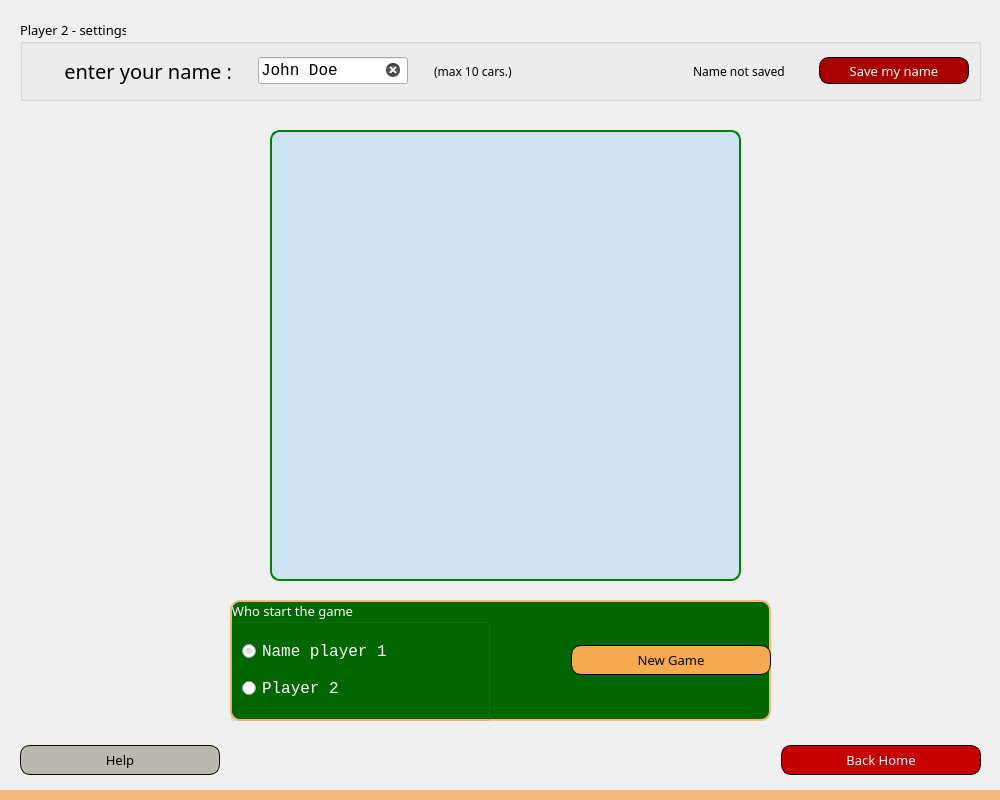
<?xml version="1.0" encoding="UTF-8"?>
<ui version="4.0">
 <class>TicTacToeGame</class>
 <widget class="QDialog" name="TicTacToeGame">
  <property name="geometry">
   <rect>
    <x>0</x>
    <y>0</y>
    <width>1000</width>
    <height>800</height>
   </rect>
  </property>
  <property name="windowTitle">
   <string>Dialog</string>
  </property>
  <widget class="QWidget" name="layoutWidget">
   <property name="geometry">
    <rect>
     <x>20</x>
     <y>740</y>
     <width>961</width>
     <height>41</height>
    </rect>
   </property>
   <layout class="QHBoxLayout" name="horizontalLayout">
    <item>
     <widget class="QPushButton" name="help">
      <property name="minimumSize">
       <size>
        <width>200</width>
        <height>30</height>
       </size>
      </property>
      <property name="maximumSize">
       <size>
        <width>200</width>
        <height>30</height>
       </size>
      </property>
      <property name="font">
       <font>
        <family>American Signs</family>
        <pointsize>10</pointsize>
       </font>
      </property>
      <property name="styleSheet">
       <string notr="true">QPushButton{
border: 1px solid black;
background : rgb(186, 184, 175);
border-radius: 10px;
}

QPushButton::hover{
background : rgb(216, 214, 203);
}</string>
      </property>
      <property name="text">
       <string>Help</string>
      </property>
     </widget>
    </item>
    <item>
     <spacer name="horizontalSpacer">
      <property name="orientation">
       <enum>Qt::Horizontal</enum>
      </property>
      <property name="sizeHint" stdset="0">
       <size>
        <width>40</width>
        <height>20</height>
       </size>
      </property>
     </spacer>
    </item>
    <item>
     <widget class="QPushButton" name="back">
      <property name="minimumSize">
       <size>
        <width>200</width>
        <height>30</height>
       </size>
      </property>
      <property name="maximumSize">
       <size>
        <width>200</width>
        <height>30</height>
       </size>
      </property>
      <property name="font">
       <font>
        <family>American Signs</family>
        <pointsize>10</pointsize>
       </font>
      </property>
      <property name="styleSheet">
       <string notr="true">QPushButton{
background : rgb(198, 0, 0);
color: white;
border:1px solid blaxk;
border-radius : 10px;
}

QPushButton::hover{
background : rgb(230, 0, 0);
}</string>
      </property>
      <property name="text">
       <string>Back Home</string>
      </property>
     </widget>
    </item>
   </layout>
  </widget>
  <widget class="QWidget" name="widget" native="true">
   <property name="geometry">
    <rect>
     <x>-10</x>
     <y>790</y>
     <width>1031</width>
     <height>20</height>
    </rect>
   </property>
   <property name="styleSheet">
    <string notr="true">background:rgb(245, 185, 125);</string>
   </property>
  </widget>
  <widget class="QGroupBox" name="groupBox">
   <property name="geometry">
    <rect>
     <x>20</x>
     <y>20</y>
     <width>961</width>
     <height>81</height>
    </rect>
   </property>
   <property name="font">
    <font>
     <family>American Signs</family>
     <pointsize>10</pointsize>
    </font>
   </property>
   <property name="title">
    <string>Player 2 - settings</string>
   </property>
   <layout class="QHBoxLayout" name="horizontalLayout_3">
    <item>
     <layout class="QHBoxLayout" name="horizontalLayout_2">
      <item>
       <widget class="QLabel" name="L_enter_name_TTT">
        <property name="minimumSize">
         <size>
          <width>200</width>
          <height>30</height>
         </size>
        </property>
        <property name="maximumSize">
         <size>
          <width>200</width>
          <height>30</height>
         </size>
        </property>
        <property name="font">
         <font>
          <family>Javatages</family>
          <pointsize>15</pointsize>
         </font>
        </property>
        <property name="text">
         <string>enter your name :</string>
        </property>
        <property name="alignment">
         <set>Qt::AlignRight|Qt::AlignTrailing|Qt::AlignVCenter</set>
        </property>
       </widget>
      </item>
      <item>
       <spacer name="horizontalSpacer_4">
        <property name="orientation">
         <enum>Qt::Horizontal</enum>
        </property>
        <property name="sizeType">
         <enum>QSizePolicy::Fixed</enum>
        </property>
        <property name="sizeHint" stdset="0">
         <size>
          <width>20</width>
          <height>20</height>
         </size>
        </property>
       </spacer>
      </item>
      <item>
       <widget class="QLineEdit" name="LE_enter_name_TTT">
        <property name="minimumSize">
         <size>
          <width>150</width>
          <height>0</height>
         </size>
        </property>
        <property name="maximumSize">
         <size>
          <width>150</width>
          <height>16777215</height>
         </size>
        </property>
        <property name="font">
         <font>
          <family>Consolas</family>
          <pointsize>12</pointsize>
         </font>
        </property>
        <property name="text">
         <string>John Doe</string>
        </property>
        <property name="maxLength">
         <number>10</number>
        </property>
        <property name="clearButtonEnabled">
         <bool>true</bool>
        </property>
       </widget>
      </item>
      <item>
       <spacer name="horizontalSpacer_5">
        <property name="orientation">
         <enum>Qt::Horizontal</enum>
        </property>
        <property name="sizeType">
         <enum>QSizePolicy::Fixed</enum>
        </property>
        <property name="sizeHint" stdset="0">
         <size>
          <width>20</width>
          <height>20</height>
         </size>
        </property>
       </spacer>
      </item>
      <item>
       <widget class="QLabel" name="L_max_car_TTT">
        <property name="minimumSize">
         <size>
          <width>100</width>
          <height>0</height>
         </size>
        </property>
        <property name="maximumSize">
         <size>
          <width>100</width>
          <height>16777215</height>
         </size>
        </property>
        <property name="font">
         <font>
          <family>Javatages</family>
          <pointsize>9</pointsize>
         </font>
        </property>
        <property name="text">
         <string>(max 10 cars.)</string>
        </property>
       </widget>
      </item>
      <item>
       <spacer name="horizontalSpacer_3">
        <property name="orientation">
         <enum>Qt::Horizontal</enum>
        </property>
        <property name="sizeHint" stdset="0">
         <size>
          <width>40</width>
          <height>20</height>
         </size>
        </property>
       </spacer>
      </item>
      <item>
       <widget class="QLabel" name="L_name_status_TTT">
        <property name="minimumSize">
         <size>
          <width>120</width>
          <height>0</height>
         </size>
        </property>
        <property name="maximumSize">
         <size>
          <width>120</width>
          <height>16777215</height>
         </size>
        </property>
        <property name="font">
         <font>
          <family>Javatages</family>
          <pointsize>9</pointsize>
         </font>
        </property>
        <property name="text">
         <string>Name not saved</string>
        </property>
       </widget>
      </item>
      <item>
       <widget class="QPushButton" name="PB_save_name_TTT">
        <property name="minimumSize">
         <size>
          <width>150</width>
          <height>27</height>
         </size>
        </property>
        <property name="maximumSize">
         <size>
          <width>150</width>
          <height>27</height>
         </size>
        </property>
        <property name="font">
         <font>
          <family>American Signs</family>
          <pointsize>10</pointsize>
         </font>
        </property>
        <property name="styleSheet">
         <string notr="true">QPushButton{
border : 1px solid black;
border-radius : 10px;
background : rgb(170, 0, 0);
color: white;
}

QPushButton::hover{
background : rgb(148, 0, 0)
}</string>
        </property>
        <property name="text">
         <string>Save my name</string>
        </property>
       </widget>
      </item>
     </layout>
    </item>
   </layout>
  </widget>
  <widget class="QWidget" name="W_board_game_TTT" native="true">
   <property name="geometry">
    <rect>
     <x>270</x>
     <y>130</y>
     <width>471</width>
     <height>451</height>
    </rect>
   </property>
   <property name="styleSheet">
    <string notr="true">QWidget#W_board_game_TTT{
background : rgb(206, 226, 242);
border: 2px solid green;
border-radius: 10px;
}
</string>
   </property>
   <layout class="QHBoxLayout" name="horizontalLayout_5">
    <item>
     <layout class="QVBoxLayout" name="verticalLayout">
      <item>
       <layout class="QGridLayout" name="gridBoard"/>
      </item>
     </layout>
    </item>
   </layout>
  </widget>
  <widget class="QWidget" name="W_command_game_TTT" native="true">
   <property name="geometry">
    <rect>
     <x>230</x>
     <y>600</y>
     <width>541</width>
     <height>121</height>
    </rect>
   </property>
   <property name="styleSheet">
    <string notr="true">QWidget#W_command_game_TTT{
background:rgb(0, 103, 0);
border: 2px solid  rgb(245, 185, 125);
border-radius: 10px;
}
</string>
   </property>
   <layout class="QHBoxLayout" name="horizontalLayout_6">
    <item>
     <layout class="QHBoxLayout" name="horizontalLayout_4">
      <item>
       <widget class="QGroupBox" name="groupBox_2">
        <property name="font">
         <font>
          <family>American Signs</family>
          <pointsize>10</pointsize>
         </font>
        </property>
        <property name="styleSheet">
         <string notr="true">color: white;</string>
        </property>
        <property name="title">
         <string>Who start the game</string>
        </property>
        <layout class="QHBoxLayout" name="horizontalLayout_7">
         <item>
          <layout class="QVBoxLayout" name="verticalLayout_2">
           <item>
            <widget class="QRadioButton" name="RB_name_P1_TTT">
             <property name="font">
              <font>
               <family>Consolas</family>
               <pointsize>12</pointsize>
              </font>
             </property>
             <property name="text">
              <string>Name player 1</string>
             </property>
             <property name="checked">
              <bool>true</bool>
             </property>
            </widget>
           </item>
           <item>
            <widget class="QRadioButton" name="RB_name_P2_TTT">
             <property name="font">
              <font>
               <family>Consolas</family>
               <pointsize>12</pointsize>
              </font>
             </property>
             <property name="text">
              <string>Player 2</string>
             </property>
            </widget>
           </item>
          </layout>
         </item>
        </layout>
       </widget>
      </item>
      <item>
       <spacer name="horizontalSpacer_2">
        <property name="orientation">
         <enum>Qt::Horizontal</enum>
        </property>
        <property name="sizeType">
         <enum>QSizePolicy::Fixed</enum>
        </property>
        <property name="sizeHint" stdset="0">
         <size>
          <width>75</width>
          <height>20</height>
         </size>
        </property>
       </spacer>
      </item>
      <item>
       <widget class="QPushButton" name="reset">
        <property name="minimumSize">
         <size>
          <width>200</width>
          <height>30</height>
         </size>
        </property>
        <property name="maximumSize">
         <size>
          <width>200</width>
          <height>30</height>
         </size>
        </property>
        <property name="font">
         <font>
          <family>Javatages</family>
          <pointsize>10</pointsize>
         </font>
        </property>
        <property name="styleSheet">
         <string notr="true">QPushButton{
background :  rgb(246, 170, 80);
border:1px solid black;
border-radius : 10px;
}

QPushButton::hover
{
background  : rgb(253, 253, 0);
}
</string>
        </property>
        <property name="text">
         <string>New Game</string>
        </property>
       </widget>
      </item>
     </layout>
    </item>
   </layout>
  </widget>
  <widget class="QLabel" name="L_cross_TTC">
   <property name="geometry">
    <rect>
     <x>80</x>
     <y>120</y>
     <width>231</width>
     <height>231</height>
    </rect>
   </property>
   <property name="styleSheet">
    <string notr="true">QLabel#L_cross_TTC{
opacity : 10;
}</string>
   </property>
   <property name="text">
    <string/>
   </property>
   <property name="pixmap">
    <pixmap resource="images.qrc">:/images/images/cross_2.png</pixmap>
   </property>
   <property name="scaledContents">
    <bool>true</bool>
   </property>
  </widget>
  <widget class="QLabel" name="L_cross_TTC_2">
   <property name="geometry">
    <rect>
     <x>640</x>
     <y>430</y>
     <width>231</width>
     <height>231</height>
    </rect>
   </property>
   <property name="styleSheet">
    <string notr="true">QLabel#L_cross_TTC{
opacity : 10;
}</string>
   </property>
   <property name="text">
    <string/>
   </property>
   <property name="pixmap">
    <pixmap resource="images.qrc">:/images/images/circle.png</pixmap>
   </property>
   <property name="scaledContents">
    <bool>true</bool>
   </property>
  </widget>
  <widget class="QLabel" name="L_cross_TTC_3">
   <property name="geometry">
    <rect>
     <x>860</x>
     <y>260</y>
     <width>151</width>
     <height>151</height>
    </rect>
   </property>
   <property name="styleSheet">
    <string notr="true">QLabel#L_cross_TTC{
opacity : 10;
}</string>
   </property>
   <property name="text">
    <string/>
   </property>
   <property name="pixmap">
    <pixmap resource="images.qrc">:/images/images/cross.png</pixmap>
   </property>
   <property name="scaledContents">
    <bool>true</bool>
   </property>
  </widget>
  <widget class="QLabel" name="L_cross_TTC_4">
   <property name="geometry">
    <rect>
     <x>-40</x>
     <y>560</y>
     <width>311</width>
     <height>311</height>
    </rect>
   </property>
   <property name="styleSheet">
    <string notr="true">QLabel#L_cross_TTC{
opacity : 10;
}</string>
   </property>
   <property name="text">
    <string/>
   </property>
   <property name="pixmap">
    <pixmap resource="images.qrc">:/images/images/circle.png</pixmap>
   </property>
   <property name="scaledContents">
    <bool>true</bool>
   </property>
  </widget>
  <widget class="QLabel" name="L_cross_TTC_5">
   <property name="geometry">
    <rect>
     <x>640</x>
     <y>120</y>
     <width>141</width>
     <height>141</height>
    </rect>
   </property>
   <property name="styleSheet">
    <string notr="true">QLabel#L_cross_TTC{
opacity : 10;
}</string>
   </property>
   <property name="text">
    <string/>
   </property>
   <property name="pixmap">
    <pixmap resource="images.qrc">:/images/images/circle_2.png</pixmap>
   </property>
   <property name="scaledContents">
    <bool>true</bool>
   </property>
  </widget>
  <widget class="QLabel" name="L_cross_TTC_6">
   <property name="geometry">
    <rect>
     <x>230</x>
     <y>490</y>
     <width>101</width>
     <height>101</height>
    </rect>
   </property>
   <property name="styleSheet">
    <string notr="true">QLabel#L_cross_TTC{
opacity : 10;
}</string>
   </property>
   <property name="text">
    <string/>
   </property>
   <property name="pixmap">
    <pixmap resource="images.qrc">:/images/images/cross.png</pixmap>
   </property>
   <property name="scaledContents">
    <bool>true</bool>
   </property>
  </widget>
  <widget class="QLabel" name="L_cross_TTC_7">
   <property name="geometry">
    <rect>
     <x>630</x>
     <y>750</y>
     <width>51</width>
     <height>51</height>
    </rect>
   </property>
   <property name="styleSheet">
    <string notr="true">QLabel#L_cross_TTC{
opacity : 10;
}</string>
   </property>
   <property name="text">
    <string/>
   </property>
   <property name="pixmap">
    <pixmap resource="images.qrc">:/images/images/cross_2.png</pixmap>
   </property>
   <property name="scaledContents">
    <bool>true</bool>
   </property>
  </widget>
  <zorder>L_cross_TTC_7</zorder>
  <zorder>L_cross_TTC_6</zorder>
  <zorder>L_cross_TTC_5</zorder>
  <zorder>L_cross_TTC_4</zorder>
  <zorder>L_cross_TTC_3</zorder>
  <zorder>L_cross_TTC_2</zorder>
  <zorder>L_cross_TTC</zorder>
  <zorder>layoutWidget</zorder>
  <zorder>widget</zorder>
  <zorder>groupBox</zorder>
  <zorder>W_board_game_TTT</zorder>
  <zorder>W_command_game_TTT</zorder>
 </widget>
 <resources>
  <include location="images.qrc"/>
 </resources>
 <connections/>
</ui>
